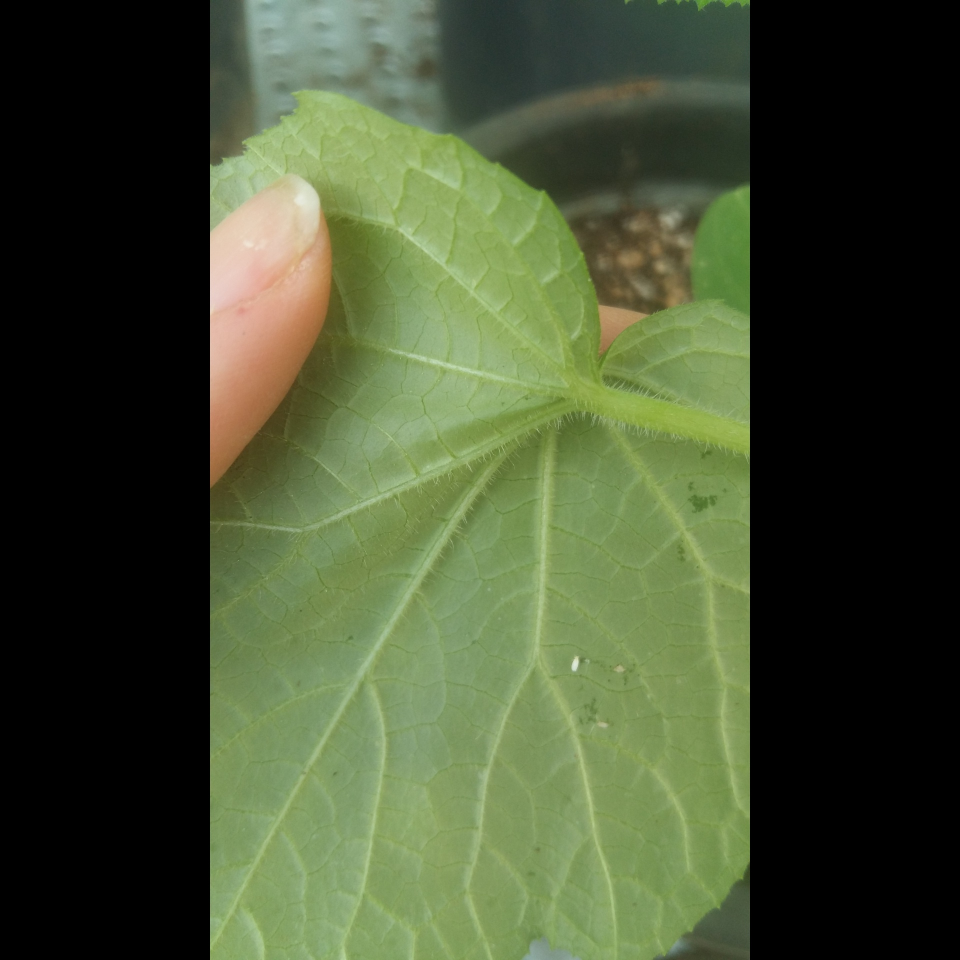
#> input picture src/whiteflies_497.jpg, 1920 x 1920 px (shown at 1/2 size); its folder holds only this picture in this run
$ python -i imutils.py   (imports and definitions only)
#> lines starting #> are read from the running program, lines starting #| are printed output that depends on the picture; after the words box and inside, x2 and y2 are one past the last pixel; in counts of white or black regions, pixels touching at a corner belong together
import os
import cv2 as cv
import numpy as np

# [72 lines left out: functions load_object_masks, copy_paste, resize, init_resize, not called in this run]


def get_contour(mask_img):
    contours, _ = cv.findContours(mask_img.copy(), cv.RETR_TREE, cv.CHAIN_APPROX_SIMPLE)
    return contours[0]


def approx_contour(mask_img):
    # find mask contours
    contour = get_contour(mask_img)
    # approximate contour by rectangle and circle
    contours_poly = cv.approxPolyDP(contour, 3, True)
    maskRect = cv.boundingRect(contours_poly)
    maskCenter, maskRadius = cv.minEnclosingCircle(contours_poly)
    maskCenter = (int(maskCenter[0]), int(maskCenter[1]))
    maskRect = [(int(maskRect[0]), int(maskRect[1])), (int(maskRect[0] + maskRect[2]), int(maskRect[1] + maskRect[3]))]
    return maskCenter, maskRadius


# [4 lines left out: function get_box_area, not called in this run]


def save_annotations(annotations, annotation_path, write_mode):
    with open(annotation_path, write_mode) as f:
        f.write(annotations)


# [21 lines left out: functions save_classes_file, update_classes, not called in this run]

>>> import cv2
>>> picture = cv2.imread('src/whiteflies_497.jpg', cv2.IMREAD_GRAYSCALE)
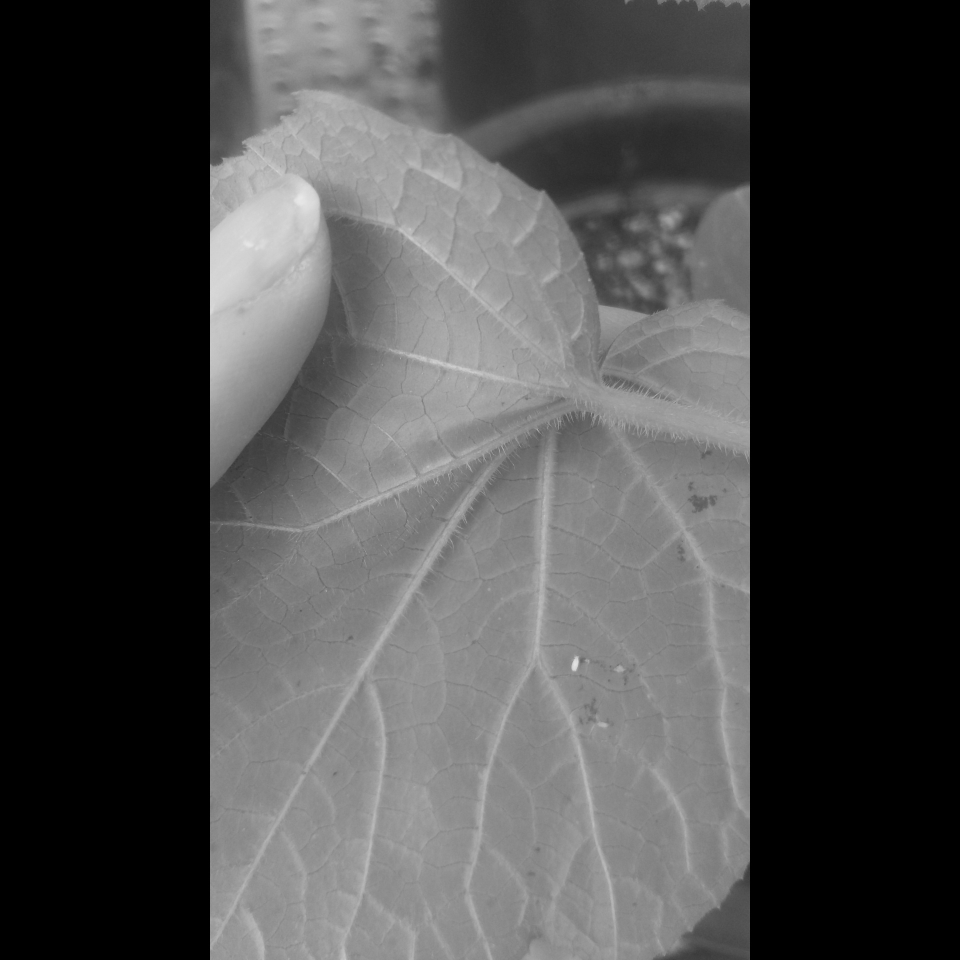
#> picture: shape (1920, 1920) (shown at 1/2 size); min 0, max 233, mean 72.9
>>> result = approx_contour(picture)
#> in get_contour, `contours, _ = cv.findContours(mask_img.copy(), cv.RETR_TREE, cv.CHAIN_..`: contours = 726 contours, 725 with area under 20; largest, box (x1, y1, x2, y2) and area: (416, 0, 1504, 1920) 2071539
#> in approx_contour, `contour = get_contour(mask_img)`: contour = [[418, 1918]]
#> in approx_contour, `maskRect = cv.boundingRect(contours_poly)`: maskRect = (418, 1918, 1, 1)
#> in approx_contour, `maskCenter, maskRadius = cv.minEnclosingCircle(contours_poly)`: maskCenter = (418, 1918); maskRadius = 0.0001
#> in approx_contour, `maskRect = [(int(maskRect[0]), int(maskRect[1])), (int(maskRect[0] + m..`: maskRect = [(418, 1918), (419, 1919)]
#> result = ((418, 1918), 0.0001)

$ run again, on src/whiteflies_498.jpg
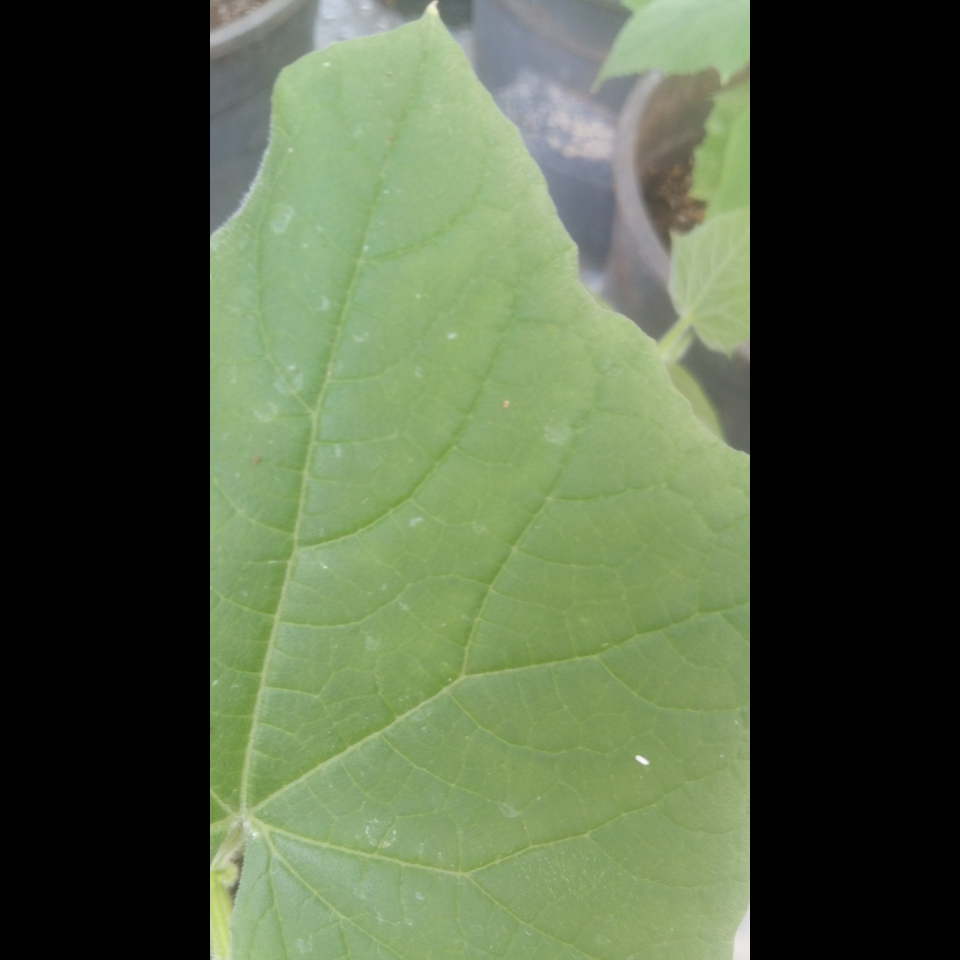
#> input picture src/whiteflies_498.jpg, 1920 x 1920 px (shown at 1/2 size)
#> `picture = cv2.imread('src/whiteflies_497.jpg', cv2.IMREAD_GRAYSCALE)`:
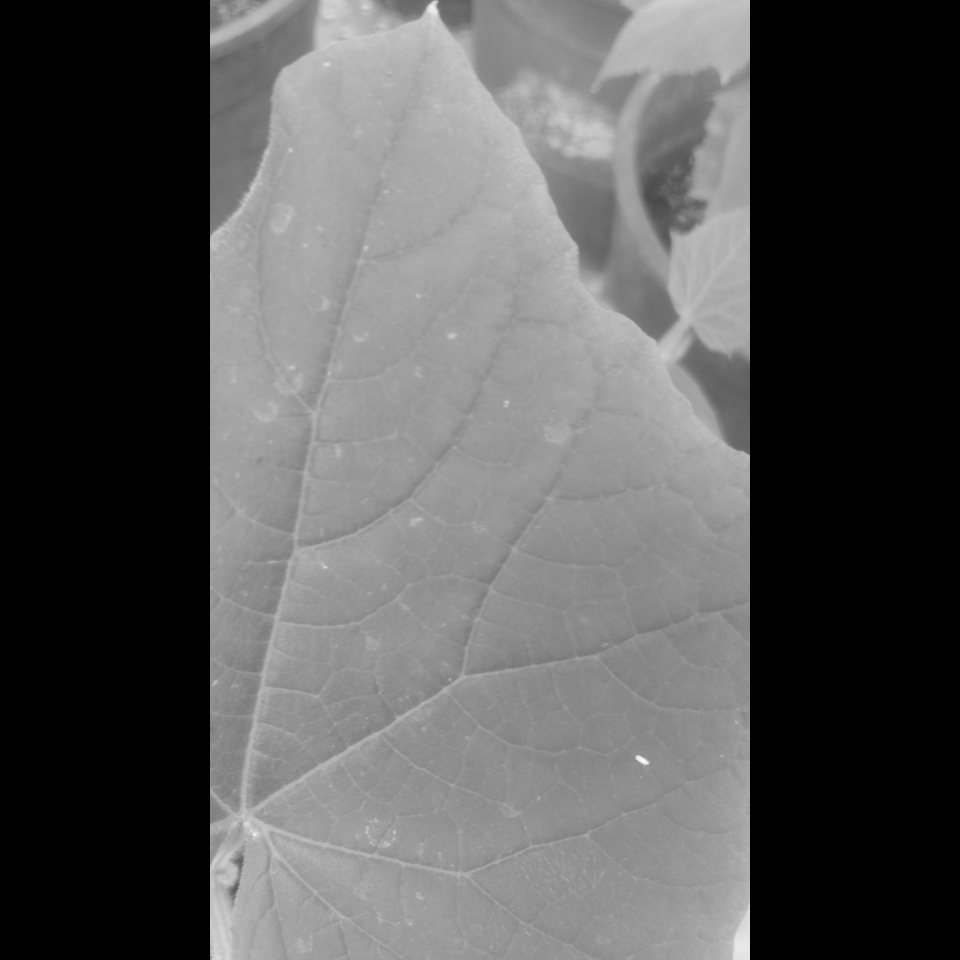
#> picture: shape (1920, 1920) (shown at 1/2 size); min 0, max 252, mean 86.2
#> contours = 667 contours, 665 with area under 20; largest, box (x1, y1, x2, y2) and area: (416, 0, 1504, 1920) 2071555, (416, 1896, 421, 1909) 27
#> contour = [[1502, 1919]]
#> in approx_contour, `maskRect = cv.boundingRect(contours_poly)`: maskRect = (1502, 1919, 1, 1)
#> maskCenter = (1502, 1919); maskRadius = 0.0001
#> in approx_contour, `maskRect = [(int(maskRect[0]), int(maskRect[1])), (int(maskRect[0] + m..`: maskRect = [(1502, 1919), (1503, 1920)]
#> result = ((1502, 1919), 0.0001)

$ run again, on src/whiteflies_499.jpg
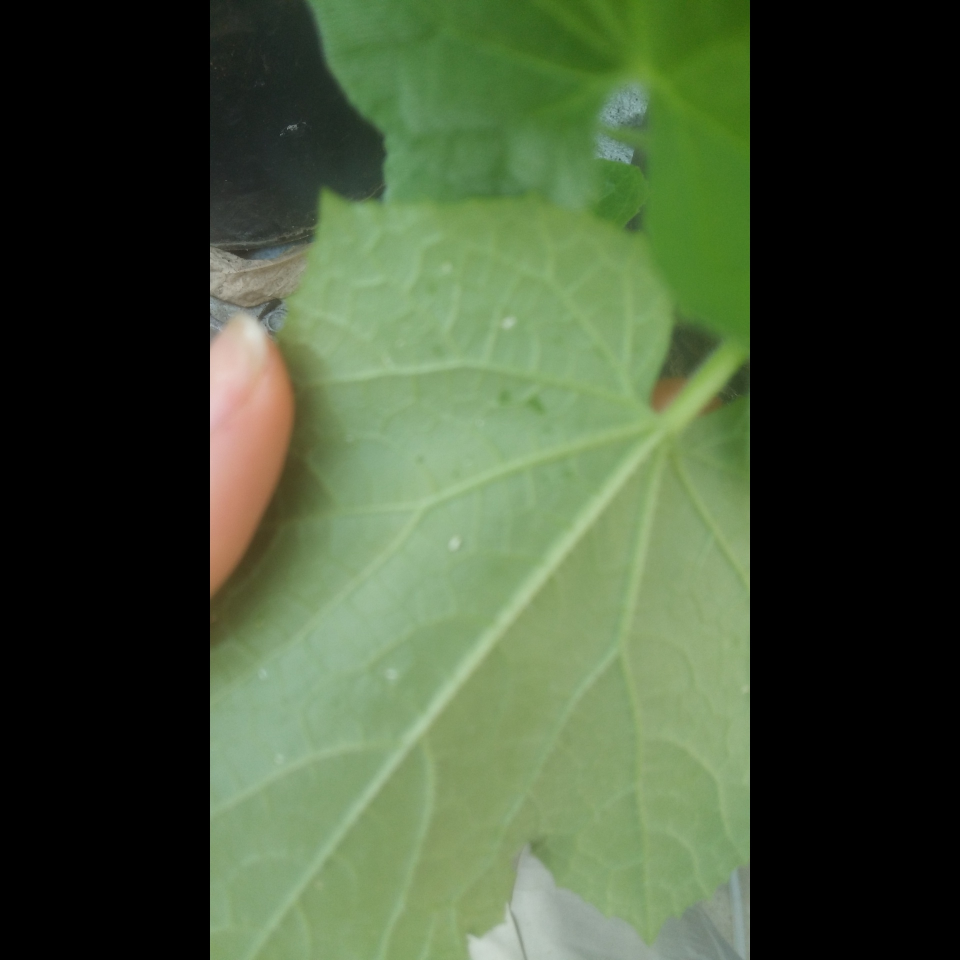
#> input picture src/whiteflies_499.jpg, 1920 x 1920 px (shown at 1/2 size)
#> `picture = cv2.imread('src/whiteflies_497.jpg', cv2.IMREAD_GRAYSCALE)`:
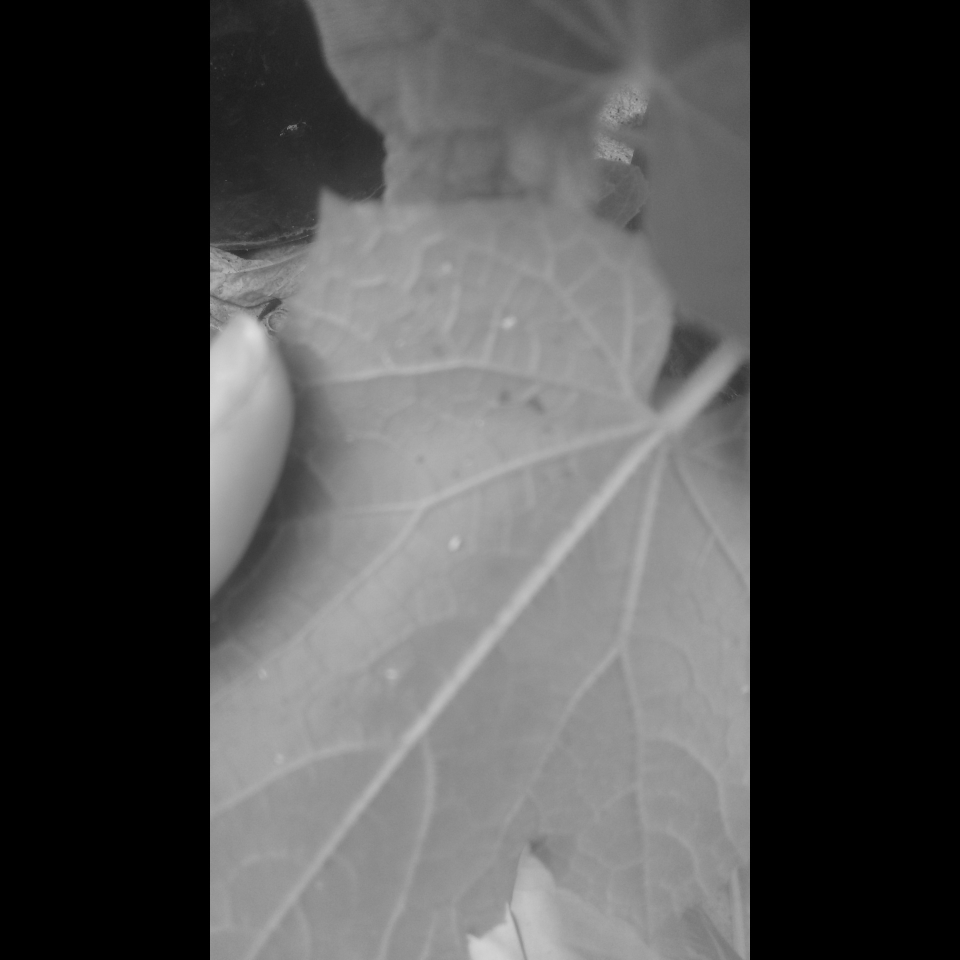
#> picture: shape (1920, 1920) (shown at 1/2 size); min 0, max 222, mean 75.2
#> contours = 673 contours, 672 with area under 20; largest, box (x1, y1, x2, y2) and area: (416, 0, 1504, 1920) 2071587
#> contour = [[418, 1919]]
#> in approx_contour, `maskRect = cv.boundingRect(contours_poly)`: maskRect = (418, 1919, 1, 1)
#> maskCenter = (418, 1919); maskRadius = 0.0001
#> in approx_contour, `maskRect = [(int(maskRect[0]), int(maskRect[1])), (int(maskRect[0] + m..`: maskRect = [(418, 1919), (419, 1920)]
#> result = ((418, 1919), 0.0001)

$ run again, on src/whiteflies_500.jpg
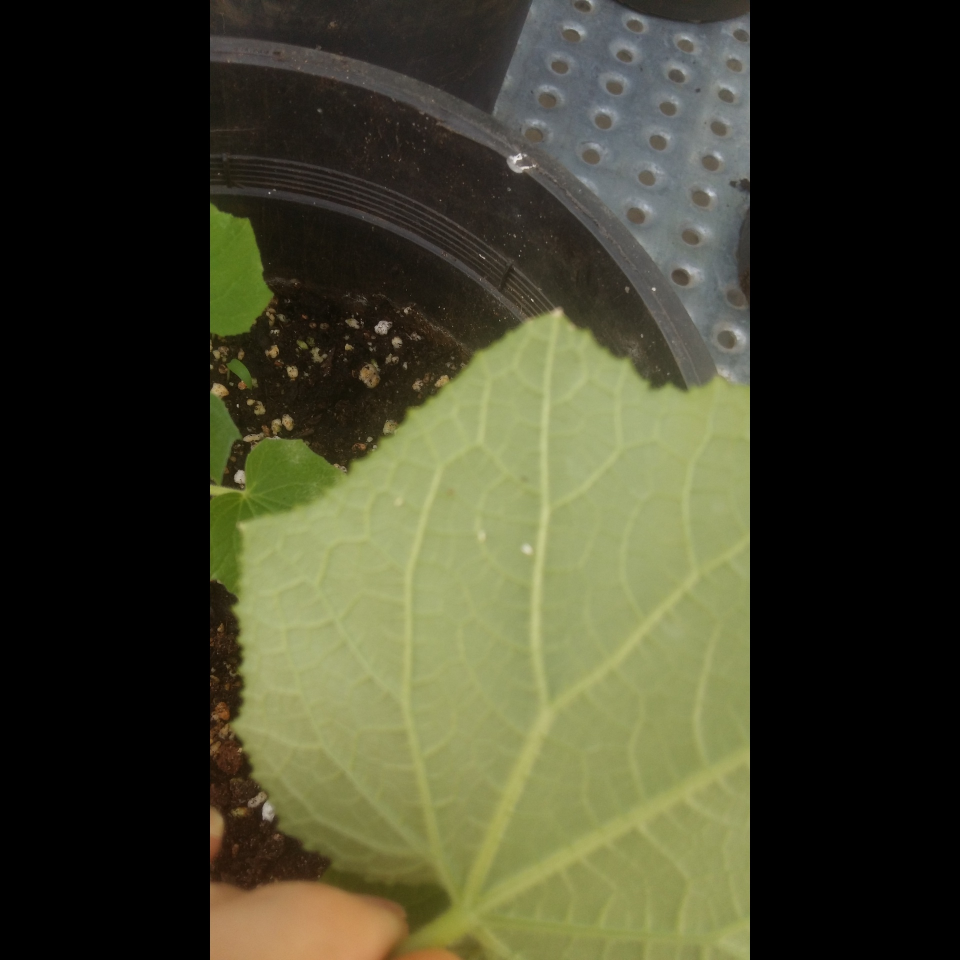
#> input picture src/whiteflies_500.jpg, 1920 x 1920 px (shown at 1/2 size)
#> `picture = cv2.imread('src/whiteflies_497.jpg', cv2.IMREAD_GRAYSCALE)`:
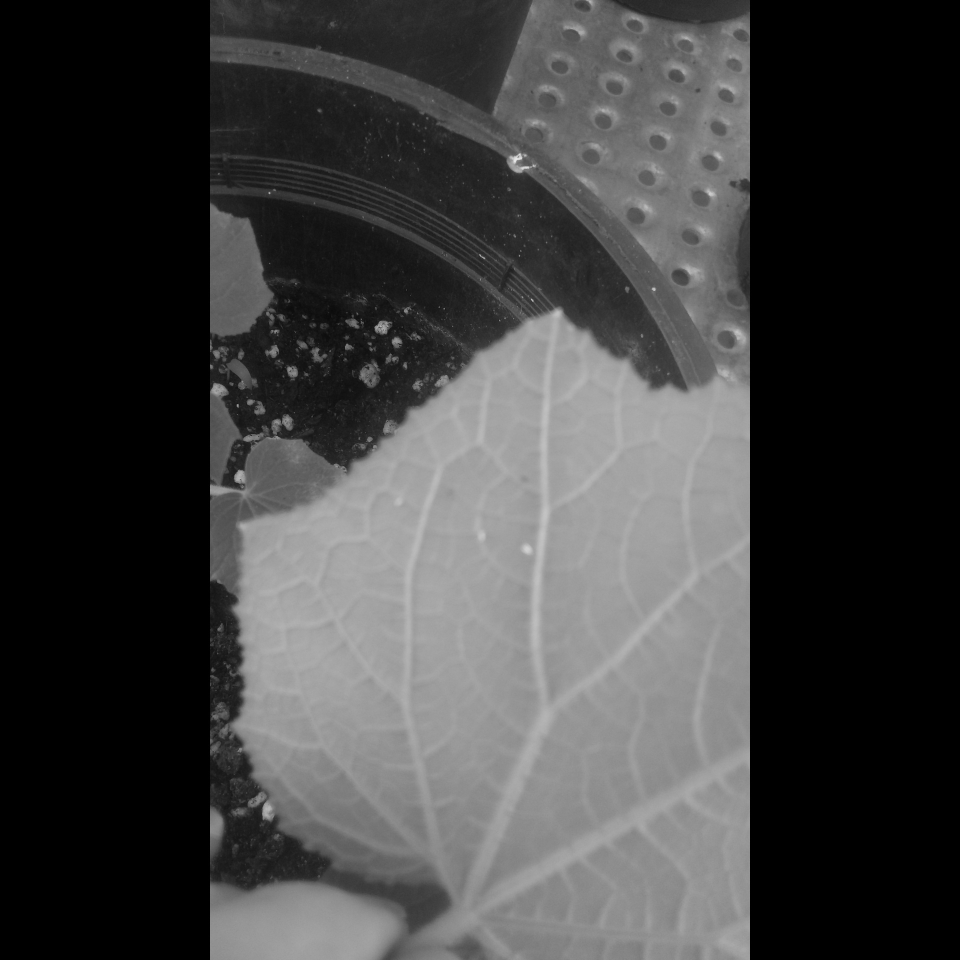
#> picture: shape (1920, 1920) (shown at 1/2 size); min 0, max 236, mean 62.9
#> contours = 751 contours, 750 with area under 20; largest, box (x1, y1, x2, y2) and area: (416, 0, 1504, 1920) 2071742
#> contour = [[1503, 1919]]
#> in approx_contour, `maskRect = cv.boundingRect(contours_poly)`: maskRect = (1503, 1919, 1, 1)
#> maskCenter = (1503, 1919); maskRadius = 0.0001
#> in approx_contour, `maskRect = [(int(maskRect[0]), int(maskRect[1])), (int(maskRect[0] + m..`: maskRect = [(1503, 1919), (1504, 1920)]
#> result = ((1503, 1919), 0.0001)
